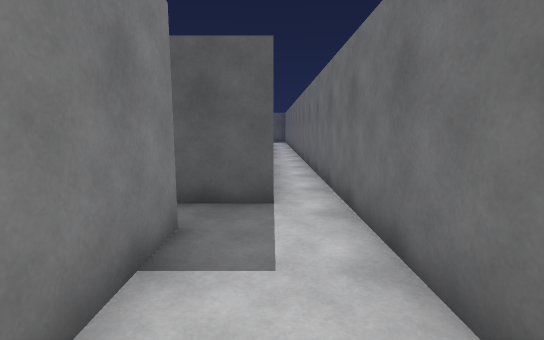
[1] (above)

24 first-person views from a walk through a 3-D level made in the Unity game engine. The camera is 1.4 m above the floor, tilts 8° down and sees 85° across. The floor is counted in squares, 1 m on a side. Each view is taken from the middle of a square. On the plan, view 1 faces up. The plan holds only what a view shows up to about 14 squares ahead; the rest is blank. The place goes on beyond the plan. The player character is not drawn. Some animated figures are left out.

[2]
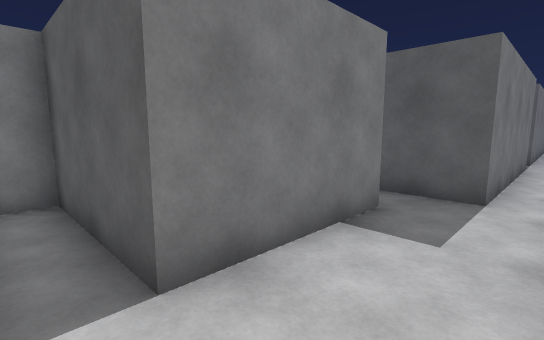

[3]
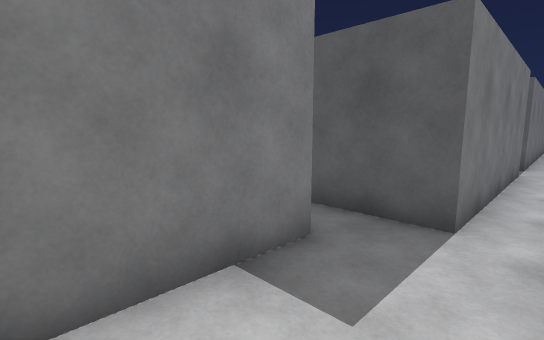

[4]
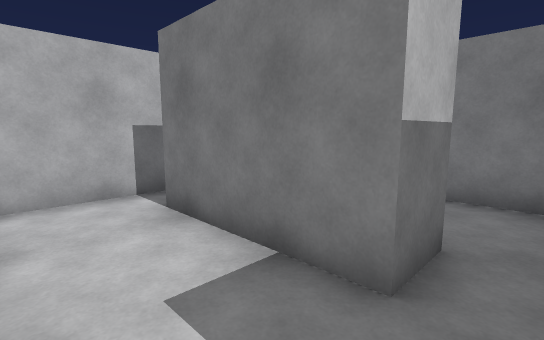

[5]
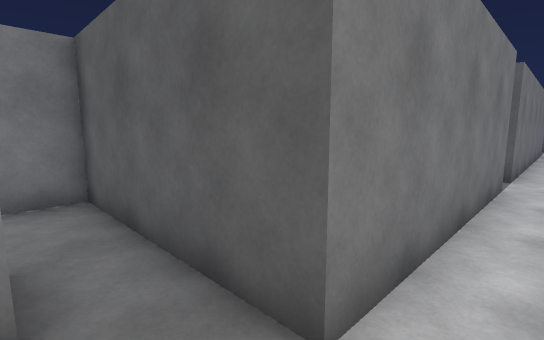

[6]
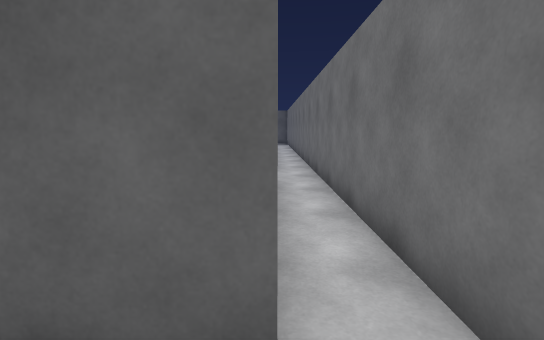

[7]
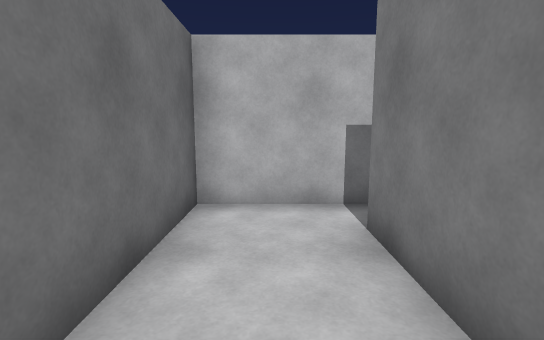

[8]
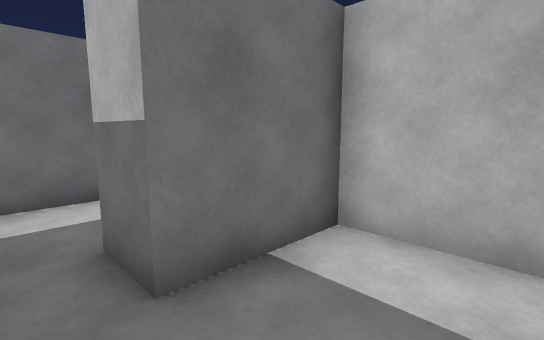

[9]
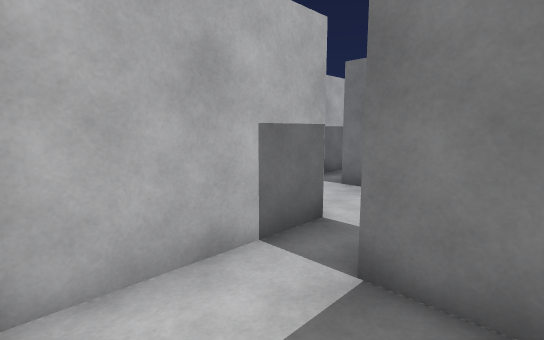

[10]
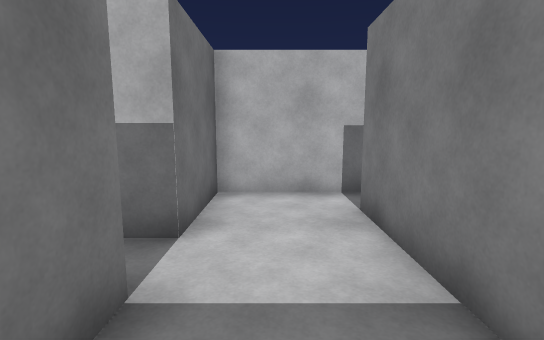

[11]
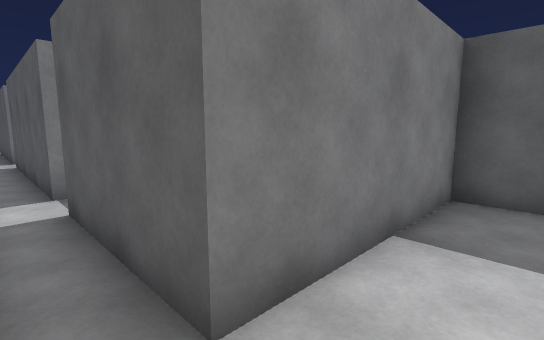

[12]
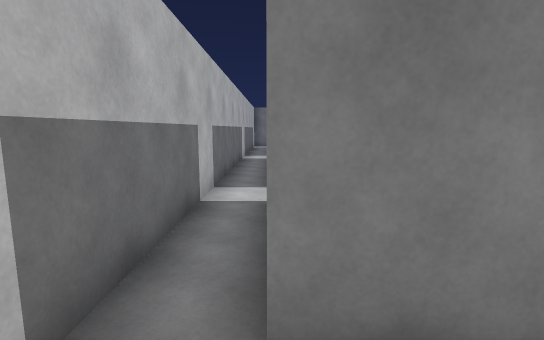

[13]
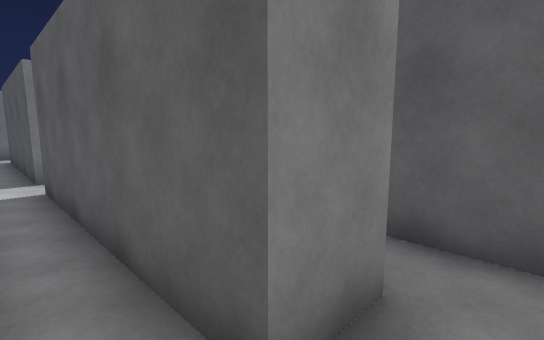

[14]
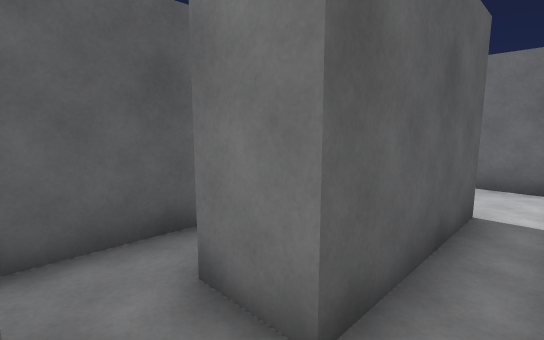

[15]
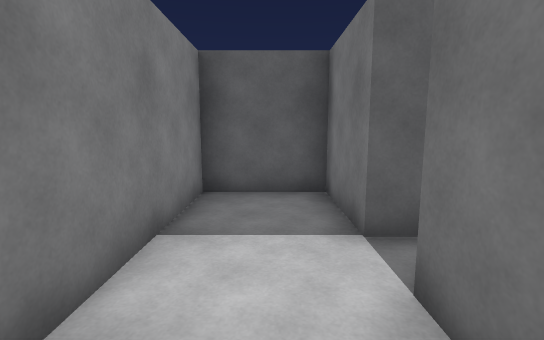

[16]
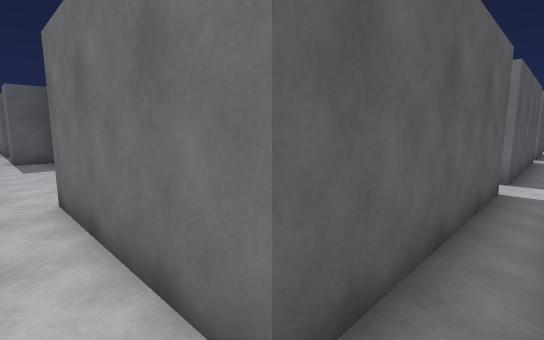

[17]
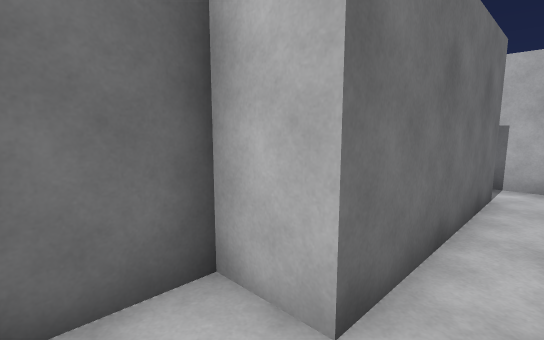

[18]
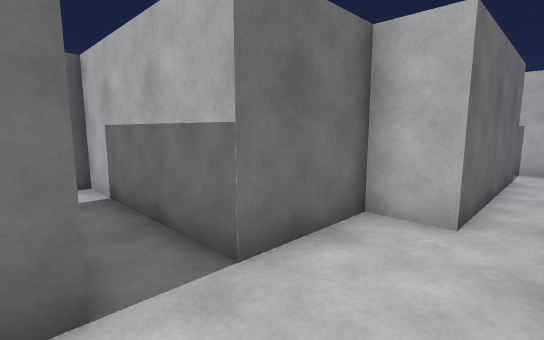

[19]
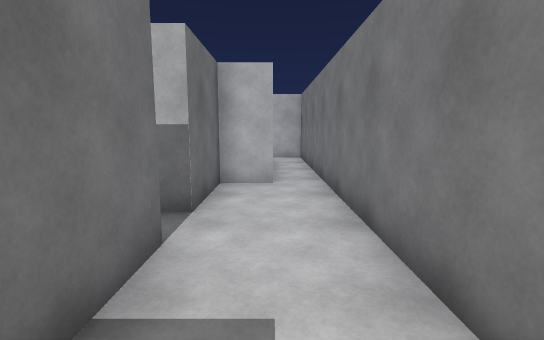

[20]
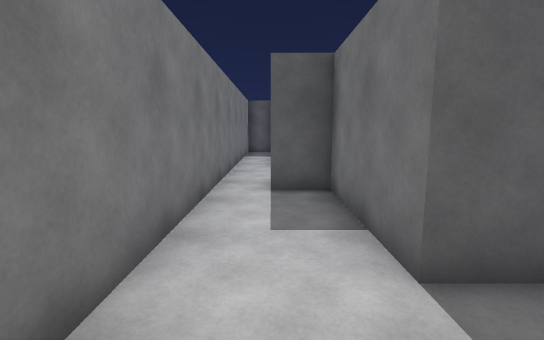

[21]
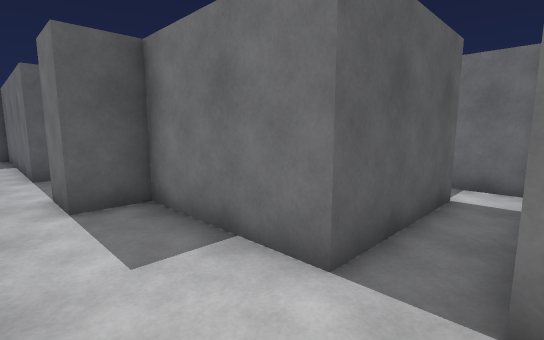

[22]
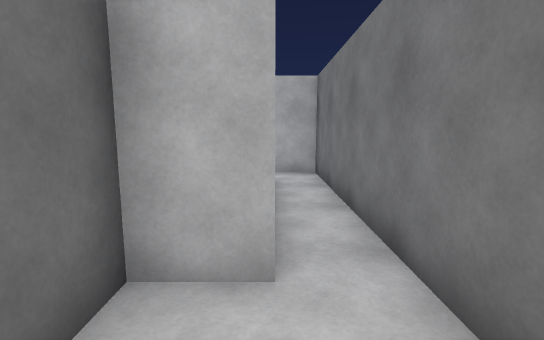

[23]
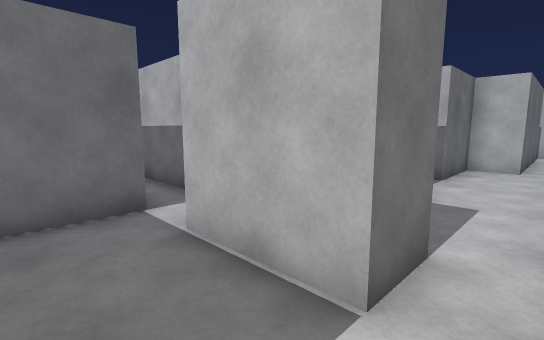

[24]
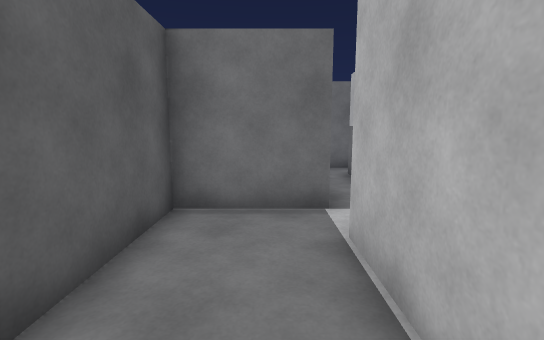

### Floor plan
Points are (right, up) in squares from view 1. A wall is a line through its corners. A room is listed if a view was taken in it or the views show most of it. See-through windows are left out.
Room 1 (views 1, 2, 3, 4, 5, 6, 7)
walls: (-1.3, 4.1) (-1.3, 0) (-5.4, 0) (-5.4, -0.9); (0, 12.4) (0, 5.4) (-1.5, 5.4); (-2, -1.4) (1.4, -1.4) (1.4, 17.9); (0, 23) (0, 13.6)
ways out: opening at (-2, 5) to room 2; opening at (-0.5, 13)
Room 2 (views 8, 9)
walls: (-1.5, 5.4) (-5.4, 5.4) (-5.4, 2.6); (-5.6, 1.3) (-2.7, 1.3) (-2.7, 4.1) (-1.3, 4.1)
ways out: opening at (-2, 5) to room 1; opening at (-6.5, 2) to room 3
Room 3 (view 10)
walls: (-6, 2.7) (-6.8, 2.7) (-6.8, 5.4) (-9.5, 5.4) (-9.5, 1.5); (-6.8, 1.3) (-5.6, 1.3)
ways out: opening at (-6.5, 2) to room 2; opening at (-8.5, 0.5) to room 4
Room 4 (views 11, 12, 13, 14, 15, 16)
walls: (-22.1, -1.4) (-6.8, -1.4) (-6.8, 1.3); (-23.1, 0) (-30, 0) (-30, 5.4); (-15, 1.4) (-15, 0) (-21.9, 0); (-9.5, 1.5) (-9.5, 0) (-13.6, 0) (-13.6, 1.4); (-31.4, 5.6) (-31.4, -1.4) (-29.8, -1.4)
ways out: opening at (-8.5, 0.5) to room 3; opening at (-31, 5) to room 5; opening at (-14, 0.5) to room 7
Room 5 (views 17, 18, 19, 20, 21, 22)
walls: (-30, 5.4) (-28.7, 5.4) (-28.7, 8.2) (-24.4, 8.2); (-31.4, 13.6) (-31.4, 5.6); (-24.5, 9.5) (-28.7, 9.5) (-28.7, 13.6) (-30, 13.6)
ways out: opening at (-31, 5) to room 4; opening at (-31, 14.5) to room 6; opening at (-25, 9)
Room 6 (views 23, 24)
walls: (-30, 13.6) (-30, 15) (-27.2, 15); (-31.4, 21.1) (-31.4, 13.6); (-25.9, 14.9) (-25.9, 17.7) (-30, 17.7) (-30, 24.6)
ways out: opening at (-31, 14.5) to room 5; opening at (-27, 15)
Room 7 (no view inside)
walls: (-12.8, 2.7) (-14.4, 2.7)
ways out: opening at (-14, 0.5) to room 4; opening at (-15.5, 2); opening at (-13, 2)

Where each view was taken, in squares from view 1:
view 1: 0 up, 0 right, facing up
view 2: 1 down, 1 right, facing up-left
view 3: 1 up, 1 right, facing up-left
view 4: 5 up, 1 right, facing down-left
view 5: 4 up, 1 right, facing up-left
view 6: 4 up, 0 right, facing up
view 7: 4 up, 0 right, facing down
view 8: 5 up, 5 left, facing down-right
view 9: 4 up, 3 left, facing down-left
view 10: 5 up, 8 left, facing down
view 11: 1 down, 8 left, facing up-left
view 12: 0 up, 8 left, facing left
view 13: 1 down, 14 left, facing up-left
view 14: 1 down, 15 left, facing up-right
view 15: 1 down, 8 left, facing up
view 16: 1 down, 31 left, facing up-right
view 17: 7 up, 31 left, facing down-right
view 18: 10 up, 31 left, facing down-right
view 19: 13 up, 30 left, facing down
view 20: 7 up, 30 left, facing up
view 21: 8 up, 31 left, facing up-right
view 22: 8 up, 30 left, facing down
view 23: 17 up, 31 left, facing down-right
view 24: 16 up, 31 left, facing right
